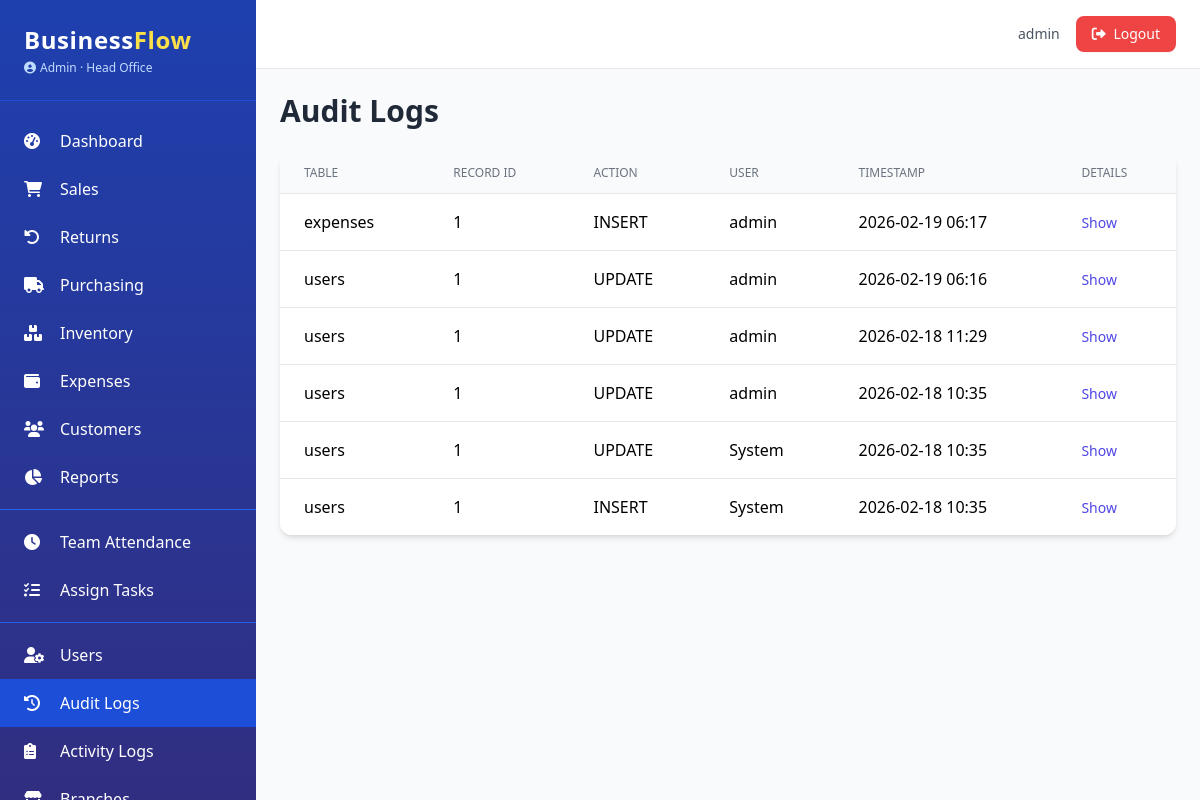
Page /admin/audit-logs (signed in) on the earlier database version.
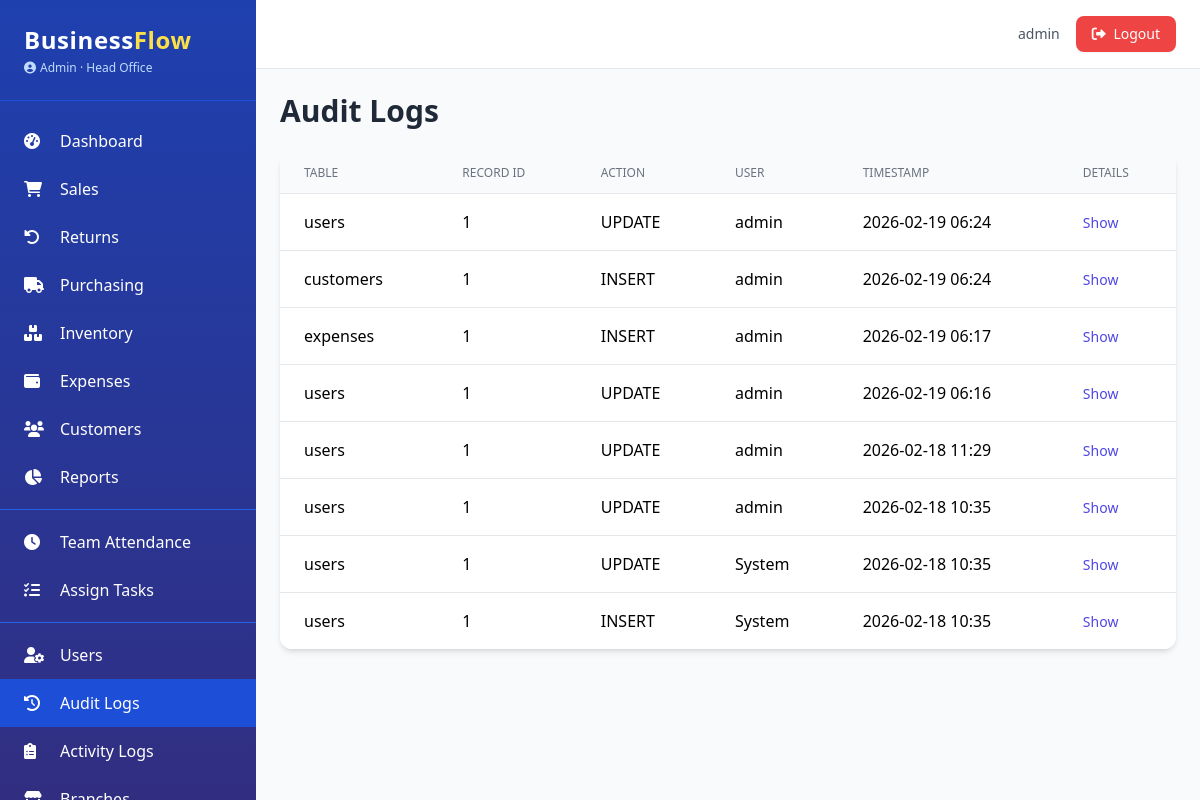
Same page on the later database version.
### app.py (models this page shows, shortened)
class AuditLog(db.Model):
    __tablename__ = 'audit_logs'
    id = db.Column(db.Integer, primary_key=True)
    table_name = db.Column(db.String(50), nullable=False)
    record_id = db.Column(db.Integer, nullable=False)
    action = db.Column(db.String(10), nullable=False)
    old_values = db.Column(db.Text, nullable=True)
    new_values = db.Column(db.Text, nullable=True)
    user_id = db.Column(db.Integer, db.ForeignKey('users.id'), nullable=True)
    timestamp = db.Column(db.DateTime, default=datetime.utcnow)
    user = db.relationship('User', foreign_keys=[user_id])
    __table_args__ = (
        Index('ix_audit_table_record', table_name, record_id),
        Index('ix_audit_timestamp', timestamp.desc()),
    )

class AuditMixin:
    @declared_attr
    def created_at(cls):
        return db.Column(db.DateTime, default=datetime.utcnow)

class SoftDeleteMixin:
    @classmethod
    def query_active(cls):
        return cls.query.filter(cls.deleted_at.is_(None))

class User(UserMixin, db.Model, AuditMixin, SoftDeleteMixin):
    __tablename__ = 'users'
    id = db.Column(db.Integer, primary_key=True)
    username = db.Column(db.String(80), unique=True, nullable=False)
    email = db.Column(db.String(120), unique=True, nullable=False)
    password_hash = db.Column(db.String(200), nullable=False)
    role = db.Column(db.String(20), nullable=False, default='Staff')
    branch_id = db.Column(db.Integer, db.ForeignKey('branches.id'), nullable=True)
    active = db.Column(db.Boolean, default=True)
    locale = db.Column(db.String(5), default='en')
    phone = db.Column(db.String(20))
    avatar = db.Column(db.String(200))
    last_login = db.Column(db.DateTime)
    branch = db.relationship('Branch', backref='users')
    permissions = db.Column(db.JSON, default=list)
    salary = db.Column(db.Float, nullable=True)
    pay_cycle = db.Column(db.String(20), default='monthly')
    bank_account = db.Column(db.String(50))
    tax_id = db.Column(db.String(50))
    @property
    def is_admin(self):
        return self.role == 'Admin'
    def has_permission(self, perm):
        if self.is_admin:
            return True
        return perm in (self.permissions or [])

### app.py (the view)
@admin_bp.route('/audit-logs')
@login_required
@admin_required
def audit_logs():
    page = request.args.get('page', 1, type=int)
    per_page = app.config.get('ITEMS_PER_PAGE', 20)
    pagination = AuditLog.query.order_by(AuditLog.timestamp.desc()).paginate(page=page, per_page=per_page, error_out=False)
    return render_template('admin/audit_logs.html', pagination=pagination)

### app.py (called while the page is built)
@login_manager.user_loader
def load_user(user_id):
    return User.query_active().filter_by(id=int(user_id)).first()

def admin_required(f):
    @wraps(f)
    def decorated(*args, **kwargs):
        if not current_user.is_authenticated or not current_user.is_admin:
            abort(403)
        return f(*args, **kwargs)
    return decorated

@app.context_processor
def inject_now():
    return {'now': datetime.utcnow(), 'current_year': datetime.utcnow().year}

### templates/admin/audit_logs.html (shortened to what this page needs)
{% extends "base.html" %}
{% block content %}
<h1 class="text-3xl font-bold text-gray-800 mb-6">Audit Logs</h1>
<div class="bg-white rounded-xl shadow-md overflow-hidden">
    <table class="min-w-full divide-y divide-gray-200">
        <thead class="bg-gray-50">
            <tr>
                <th class="px-6 py-3 text-left text-xs font-medium text-gray-500 uppercase">Table</th>
                <th class="px-6 py-3 text-left text-xs font-medium text-gray-500 uppercase">Record ID</th>
                <th class="px-6 py-3 text-left text-xs font-medium text-gray-500 uppercase">Action</th>
                <th class="px-6 py-3 text-left text-xs font-medium text-gray-500 uppercase">User</th>
                <th class="px-6 py-3 text-left text-xs font-medium text-gray-500 uppercase">Timestamp</th>
                <th class="px-6 py-3 text-left text-xs font-medium text-gray-500 uppercase">Details</th>
            </tr>
        </thead>
        <tbody class="bg-white divide-y divide-gray-200">
            {% for log in pagination.items %}
            <tr class="hover:bg-gray-50">
                <td class="px-6 py-4 whitespace-nowrap">{{ log.table_name }}</td>
                <td class="px-6 py-4 whitespace-nowrap">{{ log.record_id }}</td>
                <td class="px-6 py-4 whitespace-nowrap">{{ log.action }}</td>
                <td class="px-6 py-4 whitespace-nowrap">{{ log.user.username if log.user else 'System' }}</td>
                <td class="px-6 py-4 whitespace-nowrap">{{ log.timestamp.strftime('%Y-%m-%d %H:%M') }}</td>
                <td class="px-6 py-4">
                    <button onclick="toggleDetails({{ log.id }})" class="text-indigo-600 hover:text-indigo-900 text-sm">Show</button>
                </td>
            </tr>
            {% endfor %}
        </tbody>
    </table>
</div>
{% endblock %}

Differences in the rows shown:
added AuditLog: table_name "users", record_id "1", action "UPDATE", user "admin", timestamp "2026-02-19 06:24"
added AuditLog: table_name "customers", record_id "1", action "INSERT", user "admin", timestamp "2026-02-19 06:24"
